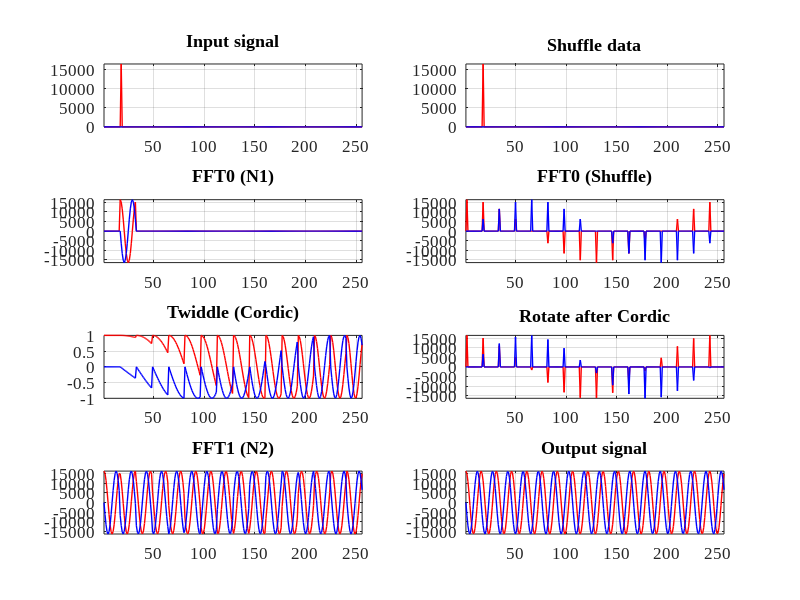

The MATLAB source for this figure:
%% ------------------------------------------------------------------------
%
% Title       : test_ulfft.m
% Author      : Alexander Kapitanov	
% E-mail      : sallador@bk.ru 
% Version     : 1.0	 
%
% -------------------------------------------------------------------------
%
% Description : 
%    Top level for testing Ultra Long FFT model
%
% -------------------------------------------------------------------------
%
% Version     : 1.0
% Date        : 2018.04.15 
%
%% ------------------------------------------------------------------------ 
%
%   GNU GENERAL PUBLIC LICENSE
% Version 3, 29 June 2007
%
%	Copyright (c) 2018 Kapitanov Alexander
%
% This program is free software: you can redistribute it and/or modify
% it under the terms of the GNU General Public License as published by
% the Free Software Foundation, either version 3 of the License, or
% (at your option) any later version.
%
% You should have received a copy of the GNU General Public License
% along with this program.  If not, see <http://www.gnu.org/licenses/>.
%
% THERE IS NO WARRANTY FOR THE PROGRAM, TO THE EXTENT PERMITTED BY
% APPLICABLE LAW. EXCEPT WHEN OTHERWISE STATED IN WRITING THE COPYRIGHT 
% HOLDERS AND/OR OTHER PARTIES PROVIDE THE PROGRAM "AS IS" WITHOUT WARRANTY 
% OF ANY KIND, EITHER EXPRESSED OR IMPLIED, INCLUDING, BUT NOT LIMITED TO, 
% THE IMPLIED WARRANTIES OF MERCHANTABILITY AND FITNESS FOR A PARTICULAR 
% PURPOSE.  THE ENTIRE RISK AS TO THE QUALITY AND PERFORMANCE OF THE PROGRAM 
% IS WITH YOU.  SHOULD THE PROGRAM PROVE DEFECTIVE, YOU ASSUME THE COST OF 
%  ALL NECESSARY SERVICING, REPAIR OR CORRECTION. 
%
%% ------------------------------------------------------------------------

% Preparing to work
close all;
clear all;
set(0, 'DefaultAxesFontSize', 12, 'DefaultAxesFontName', 'Times New Roman');
set(0, 'DefaultTextFontSize', 12, 'DefaultTextFontName', 'Times New Roman'); 


%% ---- Settings ----------------------------------------------------------
N1      = 16; % Colomn
N2      = 16; % Rows
NFFT    = N1 * N2;    % Total FFT length

Asig = (2^14)-1;
Fsig = 4;
F0 = 0;
Fm = NFFT/1;
B = Fm / NFFT;
Ffm = 1;

%% ---- Input data for FFT calculate --------------------------------------
for i = 0:NFFT-1
  Dre(i+1,1) = Asig * cos(Fsig*i* 2*pi/NFFT);
  Dim(i+1,1) = Asig * sin(Fsig*i* 2*pi/NFFT);
  
  Dre(i+1,1) = round(Asig * cos(F0 + (Fsig*i + B*i*i/2) * 2*pi/NFFT) * sin(i * Ffm * pi / NFFT));
  Dim(i+1,1) = round(Asig * sin(F0 + (Fsig*i + B*i*i/2) * 2*pi/NFFT) * sin(i * Ffm * pi / NFFT));
  
  if (i == 17)
    Dre(i+1,1) = Asig;
    Dim(i+1,1) = 0;
  else
    Dre(i+1,1) = 0;
    Dim(i+1,1) = 0;
  end
end

% Adding noise to real signal
SNR = 50;
SEED = 1;

DatRe = awgn(Dre, SNR, 0, SEED);
DatIm = awgn(Dim, SNR, 0, SEED);

DAT_IN = DatRe + 1j*DatIm;

IR0(:,1) = DatRe;
IR0(:,2) = DatIm;

TX(:,1) = real(DAT_IN);
TX(:,2) = imag(DAT_IN);

%% ------------------------------------------------------------------------
%  ---- FFT CALCULATE (ETALON FFT ALGORITHM) ------------------------------
%  ------------------------------------------------------------------------
DFFT0 = fft(DAT_IN);

IX(:,1) = real(DFFT0);
IX(:,2) = imag(DFFT0);

%% ------------------------------------------------------------------------
%  ---- ULTRA LONG FFT ALGORITM FROM 2D FFT + ROTATION --------------------
%  ------------------------------------------------------------------------

% ---- STAGE 0: CREATE MATRIX FOR INPUT DATA ----
for n1 = 1:N1
  for n2 = 1:N2
    DIN(n2, n1) = DAT_IN((n2-1)*N1+n1,1);
  end 
end

for k1 = 1:N1
  for k2 = 1:N2
    DIN_L(1, (k2-1)*N1+k1) = DIN(k1, k2);
  end 
end
IR1(:,1) = real(DIN_L);
IR1(:,2) = imag(DIN_L);


% ---- STAGE 1: CALCULATE FIRST FFT (A) ----
for n1 = 1:N1
  DFFT1(:,n1) = fft(DIN(:,n1));
end

for k1 = 1:N1
  for k2 = 1:N2
    DFFT1_L(1, (k2-1)*N1+k1) = DFFT1(k1, k2);
  end 
end

IR2(:,1) = real(DFFT1_L);
IR2(:,2) = imag(DFFT1_L);


% ---- STAGE 2: ROTATE AFTER SHUFFLER ----
% fid = fopen ("WW_ULFFT.dat", "w");
for n1 = 1:N1
  for k2 = 1:N2
    SHW(k2, n1) = exp(-1j*2*pi*(n1-1)*(k2-1)/(N1*N2)); 
    SRW(k2, n1) = round((Asig * SHW(k2, n1)));
    % fprintf(fid, "%d+i*%d\t", real(SRW(k2, n1)), imag(SRW(k2, n1)));

    DVH(k2, n1) = DFFT1(k2, n1);
  end
  % fprintf(fid, "\n");
end
% fclose(fid);

for n1 = 1:N1
  for k2 = 1:N2
    DSH(k2, n1) = DFFT1(k2, n1) * SHW(k2, n1);
  end
end

for k1 = 1:N1
  for k2 = 1:N2
    DCORD(1, (k2-1)*N1+k1) = SHW(k1, k2);
  end 
end

IR4(:,1) = real(DCORD);
IR4(:,2) = imag(DCORD);

DXH = DVH';
for k1 = 1:N1
    for k2 = 1:N2
        DSH_L(1, (k2-1)*N1+k1) = DXH(k1, k2);
    end 
end

IR3(:,1) = real(DSH_L);
IR3(:,2) = imag(DSH_L);

DXH = DSH';
for k1 = 1:N1
  for k2 = 1:N2
    DSH_L(1, (k2-1)*N1+k1) = DXH(k1, k2);
  end 
end

IR5(:,1) = real(DSH_L);
IR5(:,2) = imag(DSH_L);

% ---- STAGE 3: CALCULATE SECOND FFT (B) ----
for n2 = 1:N2
    DFFT2(:,n2) = fft(DSH(n2,:));
end

for k1 = 1:N1
  for k2 = 1:N2
    DFFT2_L(1, (k2-1)*N1+k1) = DFFT2(k1, k2);
  end 
end

IR6(:,1) = real(DFFT2_L);
IR6(:,2) = imag(DFFT2_L);

% ---- STAGE 4: CREATE MATRIX FOR OUTPUT DATA ----
for k1 = 1:N1
  for k2 = 1:N2
    DOUT((k1-1)*N2+k2, 1) = DFFT2(k1, k2);
  end 
end

IR7(:,1) = real(DOUT);
IR7(:,2) = imag(DOUT);

%% ------------------------------------------------------------------------
%  ---- PLOT DATA: INPUT SIGNAL, FFT0, FFT1, TWIDDLES etc -----------------
%  ------------------------------------------------------------------------
figure('Name', 'Ultra-long FFT', 'NumberTitle','off');
for i = 1:2
  subplot(4,2,1)
  plot(IR0(:, i), '-', 'LineWidth', 1, 'Color', [2-i 0  i-1]);
  grid on; hold on; axis tight;
  title(['Input signal']) 

  subplot(4,2,2)
  plot(IR1(:, i), '-', 'LineWidth', 1, 'Color', [2-i 0  i-1]);
  grid on; hold on; axis tight;
  title(['Shuffle data']) 
  
  subplot(4,2,3)
  plot(IR2(:, i), '-', 'LineWidth', 1, 'Color', [2-i 0  i-1]);
  grid on; hold on; axis tight;
  title(['FFT0 (N1)'])
 
  subplot(4,2,4)
  plot(IR3(:, i), '-', 'LineWidth', 1, 'Color', [2-i 0  i-1]);
  grid on; hold on; axis tight;
  title(['FFT0 (Shuffle)'])
 
  subplot(4,2,5)
  plot(IR4(:, i), '-', 'LineWidth', 1, 'Color', [2-i 0  i-1]);
  grid on; hold on; axis tight;
  title(['Twiddle (Cordic)'])
 
  subplot(4,2,6)
  plot(IR5(:, i), '-', 'LineWidth', 1, 'Color', [2-i 0  i-1]);
  grid on; hold on; axis tight;
  title(['Rotate after Cordic'])

  subplot(4,2,7)
  plot(IR6(:, i), '-', 'LineWidth', 1, 'Color', [2-i 0  i-1]);
  grid on; hold on; axis tight;
  title(['FFT1 (N2)']) 
  
  subplot(4,2,8)
  plot(IR7(:, i), '-', 'LineWidth', 1, 'Color', [2-i 0  i-1]);
  grid on; hold on; axis tight;
  title(['Output signal'])
end

Col = ['k' 'r' 'b' 'g' 'm', 'c', 'y', 'k'];
Val = ['-' '--' ':' '-.'];
%% ------------------------------------------------------------------------